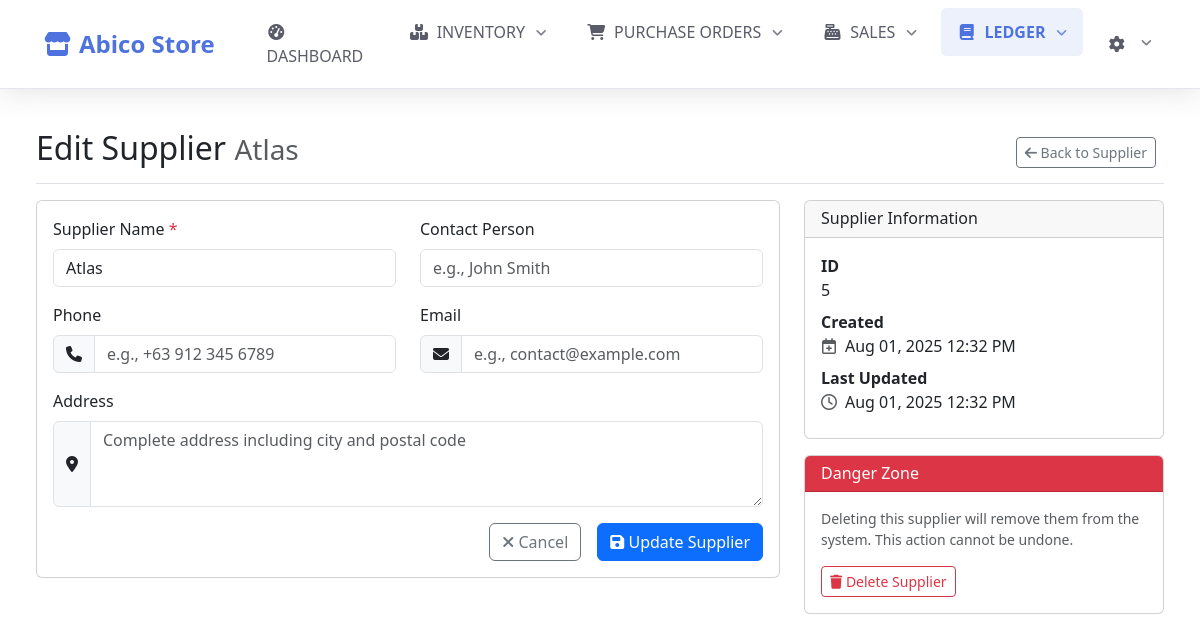
The page /ledger/suppliers/edit.php?id=5 (signed in) on the database its author committed.
### tables this page shows
CREATE TABLE `suppliers` (
  `id` int(11) NOT NULL,
  `name` varchar(255) NOT NULL,
  `contact_person` varchar(255) DEFAULT NULL,
  `contact_number` varchar(50) DEFAULT NULL,
  `email` varchar(255) DEFAULT NULL,
  `address` text DEFAULT NULL,
  `created_at` timestamp NOT NULL DEFAULT current_timestamp(),
  `updated_at` timestamp NOT NULL DEFAULT current_timestamp() ON UPDATE current_timestamp()
);

### ledger/suppliers/edit.php (the view, shortened to what this page needs)
<?php
$supplier_id = intval($_GET['id']);
$conn = getDBConnection();
$stmt = $conn->prepare("SELECT * FROM suppliers WHERE id = ?");
$stmt->bind_param("i", $supplier_id);
$stmt->execute();
$result = $stmt->get_result();
$supplier = $result->fetch_assoc();
require_once __DIR__ . '/../../templates/header.php';
?>
<div class="container-fluid px-4">
    <div class="d-flex justify-content-between flex-wrap flex-md-nowrap align-items-center pt-3 pb-2 mb-3 border-bottom">
        <h1 class="h2">
            Edit Supplier
            <small class="text-muted"><?php echo htmlspecialchars($supplier['name']); ?></small>
        </h1>
        <div class="btn-toolbar mb-2 mb-md-0">
            <a href="view.php?id=<?php echo $supplier_id; ?>" class="btn btn-sm btn-outline-secondary me-2">
                <i class="fas fa-arrow-left"></i> Back to Supplier
            </a>
        </div>
    </div>
    <div class="row">
        <div class="col-md-8">
            <div class="card">
                <div class="card-body">
                    <form method="POST" action="">
                        <div class="row">
                            <div class="col-md-6">
                                <div class="mb-3">
                                    <label for="name" class="form-label">Supplier Name <span class="text-danger">*</span></label>
                                    <input type="text" class="form-control" id="name" name="name"
                                           value="<?php echo htmlspecialchars($supplier['name']); ?>"
                                           required>
                                </div>
                            </div>
                            <div class="col-md-6">
                                <div class="mb-3">
                                    <label for="contact_person" class="form-label">Contact Person</label>
                                    <input type="text" class="form-control" id="contact_person" name="contact_person"
                                           value="<?php echo htmlspecialchars($supplier['contact_person']); ?>"
                                           placeholder="e.g., John Smith">
                                </div>
                            </div>
                        </div>
                        <div class="row">
                            <div class="col-md-6">
                                <div class="mb-3">
                                    <label for="phone" class="form-label">Phone</label>
                                    <div class="input-group">
                                        <span class="input-group-text"><i class="fas fa-phone"></i></span>
                                        <input type="tel" class="form-control" id="phone" name="phone"
                                               value="<?php echo htmlspecialchars($supplier['contact_number']); ?>"
                                               placeholder="e.g., +63 912 345 6789">
                                    </div>
                                </div>
                            </div>
                            <div class="col-md-6">
                                <div class="mb-3">
                                    <label for="email" class="form-label">Email</label>
                                    <div class="input-group">
                                        <span class="input-group-text"><i class="fas fa-envelope"></i></span>
                                        <input type="email" class="form-control" id="email" name="email"
                                               value="<?php echo htmlspecialchars($supplier['email']); ?>"
                                               placeholder="e.g., contact@example.com">
                                    </div>
                                </div>
                            </div>
                        </div>
                        <div class="mb-3">
                            <label for="address" class="form-label">Address</label>
                            <div class="input-group">
                                <span class="input-group-text"><i class="fas fa-map-marker-alt"></i></span>
                                <textarea class="form-control" id="address" name="address" rows="3"
                                          placeholder="Complete address including city and postal code"><?php
                                ?></textarea>
                            </div>
                        </div>
                        <div class="d-grid gap-2 d-md-flex justify-content-md-end">
                            <a href="view.php?id=<?php echo $supplier_id; ?>" class="btn btn-outline-secondary me-md-2">
                                <i class="fas fa-times"></i> Cancel
                            </a>
                            <button type="submit" class="btn btn-primary">
                                <i class="fas fa-save"></i> Update Supplier
                            </button>
                        </div>
                    </form>
                </div>
            </div>
        </div>
        <div class="col-md-4">
            <div class="card">
                <div class="card-header">
                    <h6 class="mb-0">Supplier Information</h6>
                </div>
                <div class="card-body">
                    <dl class="mb-0">
                        <dt>ID</dt>
                        <dd><?php echo htmlspecialchars($supplier['id']); ?></dd>
                        <dt class="mt-2">Created</dt>
                        <dd>
                            <div class="d-flex align-items-center">
                                <i class="far fa-calendar-plus me-2 text-muted"></i>
                                <?php echo date('M d, Y h:i A', strtotime($supplier['created_at'])); ?>
                            </div>
                        </dd>
                        <dt class="mt-2">Last Updated</dt>
                        <dd>
                            <div class="d-flex align-items-center">
                                <i class="far fa-clock me-2 text-muted"></i>
                                <?php
                                if (isset($supplier['updated_at']) && $supplier['updated_at'] !== $supplier['created_at']) {
                                    echo date('M d, Y h:i A', strtotime($supplier['updated_at']));
                                } else {
                                    echo '<span class="text-muted">Not modified yet</span>';
                                }
                                ?>
                            </div>
                        </dd>
                    </dl>
                </div>
            </div>
            <div class="card mt-3">
                <div class="card-header bg-danger text-white">
                    <h6 class="mb-0">Danger Zone</h6>
                </div>
                <div class="card-body">
                    <p class="small text-muted">
                        Deleting this supplier will remove them from the system.
                        This action cannot be undone.
                    </p>
                    <button type="button" class="btn btn-outline-danger btn-sm"
                            data-bs-toggle="modal" data-bs-target="#deleteModal">
                        <i class="fas fa-trash"></i> Delete Supplier
                    </button>
                </div>
            </div>
        </div>
    </div>
</div>
<?php
require_once __DIR__ . '/../../templates/footer.php';
?>

### assets/css/custom.css (style rules this page uses)
:root { --primary-color: #4e73df; --secondary-color: #f8f9fc; --accent-color: #36b9cc; --text-dark: #5a5c69; --shadow: 0 0.15rem 1.75rem 0 rgba(58, 59, 69, 0.15); --danger-color: #dc3545; }

### rows shown on the page
suppliers: name "Atlas", id "5", created_at "Aug 01, 2025 12:32 PM", updated_at "Aug 01, 2025 12:32 PM"
